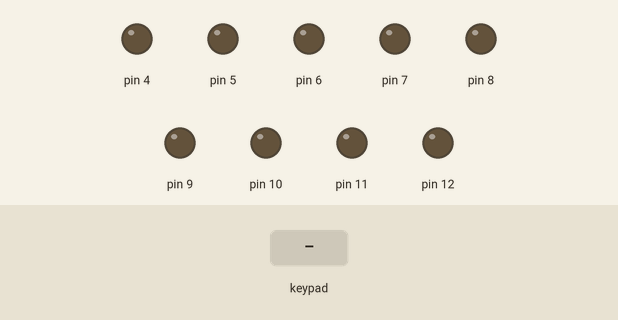
Bench run of a sketch on a simulated Arduino Uno, built with avr-gcc and run on an emulated ATmega328P. Parts: output pins drawn as LEDs (lit = HIGH). The test bench sets the inputs (shaded band). What the sketch prints to the serial monitor is not drawn.

Above: at 1.2 s.
1.3 s: key 'U' pressed
At 1.5 s:
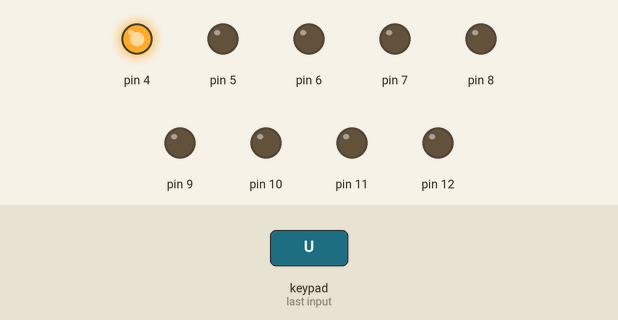
3.2 s: key 'D' pressed
At 3.41 s:
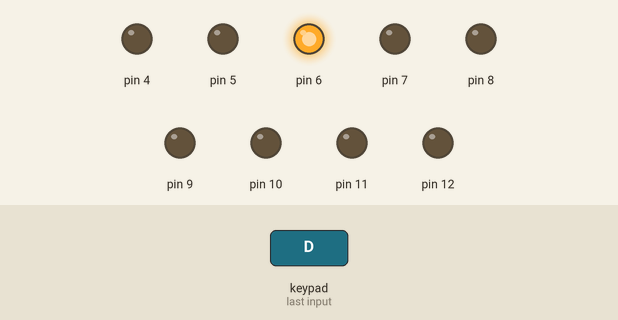
5.1 s: key 'R' pressed
At 5.3 s:
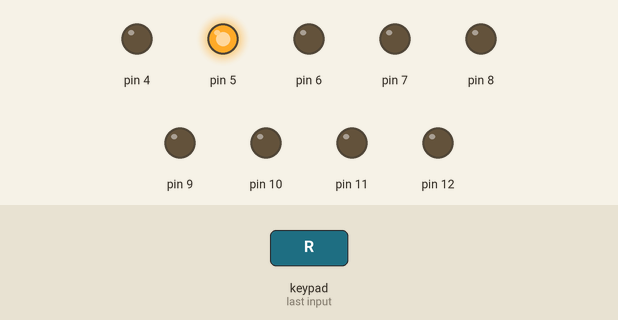
7.0 s: key 'X' pressed
At 7.21 s:
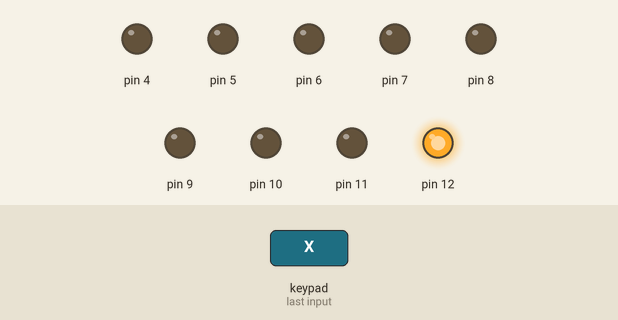
8.9 s: key 'O' pressed
At 9.1 s:
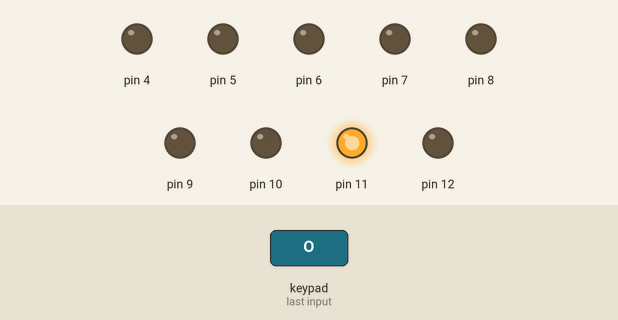
10.8 s: key 'S' pressed
At 11.01 s:
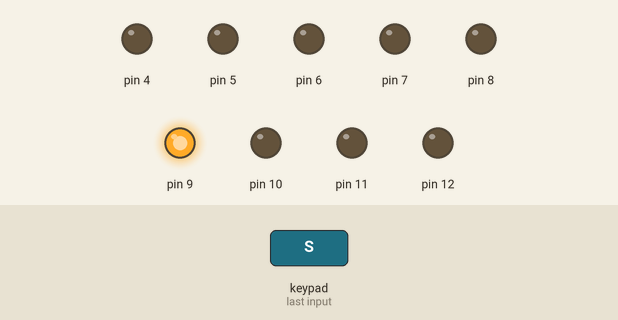
Timing chart, 0 to 13.7 s (numbered marks = the images above; inputs shaded):
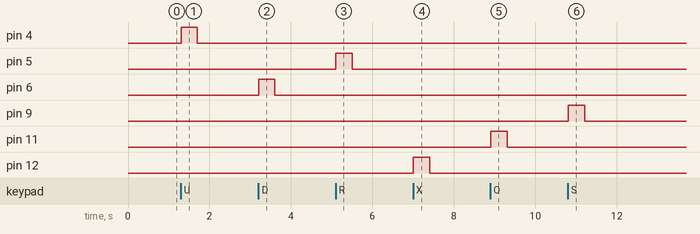

Measured:
- after the input at 1.3 s, pin 4: LOW → HIGH at once, → LOW 0.40 s later
- after the input at 3.2 s, pin 6: LOW → HIGH at once, → LOW 0.40 s later
- after the input at 5.1 s, pin 5: LOW → HIGH at once, → LOW 0.40 s later
- after the input at 7.0 s, pin 12: LOW → HIGH at once, → LOW 0.40 s later
- after the input at 8.9 s, pin 11: LOW → HIGH at once, → LOW 0.40 s later
- after the input at 10.8 s, pin 9: LOW → HIGH at once, → LOW 0.40 s later

The sketch:

cod.ino
```cpp
/*
   Gamepad module provides three different mode namely Digital, JoyStick and Accerleometer.

   You can reduce the size of library compiled by enabling only those modules that you want to
   use. For this first define CUSTOM_SETTINGS followed by defining INCLUDE_modulename.

   Explore more on: https://thestempedia.com/docs/dabble/game-pad-module/
*/
#define CUSTOM_SETTINGS
#define INCLUDE_GAMEPAD_MODULE
#include <Dabble.h>
void setup() {

  Serial.begin(115200);      // Monitor Serial
  Dabble.begin(9600);        // taxa de transmissão do seu bluetooth

  pinMode(4, OUTPUT);
  pinMode(5, OUTPUT);
  pinMode(6, OUTPUT);
  pinMode(7, OUTPUT);
  pinMode(8, OUTPUT);
  pinMode(9, OUTPUT);
  pinMode(10, OUTPUT);
  pinMode(11, OUTPUT);
  pinMode(12, OUTPUT);
}

void loop() {
  Dabble.processInput();    // //esta função é usada para atualizar os dados obtidos do smartphone. Portanto, chamar esta função é obrigatório para obter os dados corretamente do seu celular.
  Serial.print("KeyPressed: ");

  if (GamePad.isUpPressed())
  {
    Serial.print("UP"); // CIMA
        digitalWrite(4, HIGH);
  } else {
    digitalWrite(4, LOW);
  }

  if (GamePad.isDownPressed())
  {
    Serial.print("DOWN"); // BAIXO
           digitalWrite(6, HIGH);
  } else {
    digitalWrite(6, LOW);
  }

  if (GamePad.isLeftPressed())
  {
    Serial.print("Left"); // ESQUERDA
           digitalWrite(3, HIGH);
  } else {
    digitalWrite(3, LOW);
  }

  if (GamePad.isRightPressed())
  {
    Serial.print("Right"); // DIREITA
               digitalWrite(5, HIGH);
  } else {
    digitalWrite(5, LOW);
  }

  if (GamePad.isSquarePressed())
  {
    Serial.print("Square"); // Quadrado
    digitalWrite(9, HIGH);
  } else {
    digitalWrite(9, LOW);
  }

  if (GamePad.isCirclePressed())
  {
    Serial.print("Circle"); // CIRCULO
    digitalWrite(11, HIGH);
  } else {
    digitalWrite(11, LOW);
  }

  if (GamePad.isCrossPressed())
  {
    Serial.print("Cross"); // BOL
     digitalWrite(12, HIGH);
  } else {
    digitalWrite(12, LOW);
  }

  if (GamePad.isTrianglePressed())
  {
    Serial.print("Triangle"); // TRIANGULO
     digitalWrite(10, HIGH);
  } else {
    digitalWrite(10, LOW);
  }

  if (GamePad.isStartPressed())
  {
    Serial.print("Start"); // INICIAR
     digitalWrite(8, HIGH);
  } else {
    digitalWrite(8, LOW);
  }

  if (GamePad.isSelectPressed())
  {
    Serial.print("Select");  // SELECIONAR
     digitalWrite(7, HIGH);
  } else {
    digitalWrite(7, LOW);
  }
  Serial.print('\t');

  int a = GamePad.getAngle();
  Serial.print("Angle: ");
  Serial.print(a);
  Serial.print('\t');
  int b = GamePad.getRadius();
  Serial.print("Radius: ");
  Serial.print(b);
  Serial.print('\t');
  float c = GamePad.getXaxisData();
  Serial.print("x_axis: ");
  Serial.print(c);
  Serial.print('\t');
  float d = GamePad.getYaxisData();
  Serial.print("y_axis: ");
  Serial.println(d);
  Serial.println();
}
```
